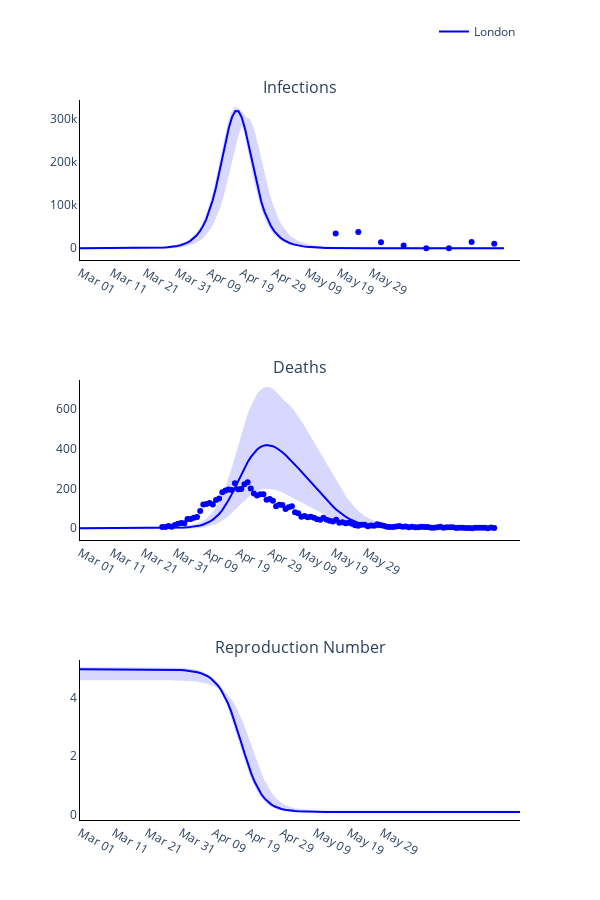

The notebook cell this image was saved under:
### Code cell
# Trace names - represent the solver used for the simulation
trace_name = regions
titles = ['Infections', 'Deaths', 'Reproduction Number']

fig = go.Figure()
fig = make_subplots(rows=len(titles), cols=1, subplot_titles=tuple(titles), horizontal_spacing = 0.15)

# Plot (bar chart cases each day)
for r, region in enumerate(regions):
    # Plot of infections
    fig.add_trace(
        go.Scatter(
            x=times,
            y=new_infec_mean[r].tolist(),
            mode='lines',
            name=trace_name[r],
            line_color=colours[r]
        ),
        row= 1,
        col= 1
    )

    fig.add_trace(
        go.Scatter(
            x=times + times[::-1],
            y=new_infec_upper[r].tolist() + new_infec_lower[r].tolist()[::-1],
            fill='toself',
            fillcolor=colours[r],
            line_color=colours[r],
            opacity=0.15,
            mode='lines',
            showlegend=False,
            name=trace_name[r]
        ),
        row= 1,
        col= 1
    )

    fig.add_trace(
        go.Scatter(
            x=serology_times,
            y=np.sum(np.multiply(np.nan_to_num(np.divide(positives_data[r], tests[r])), susceptibles[r]), axis=1).tolist(),
            mode='markers',
            name=trace_name[r],
            showlegend=False,
            line_color=colours[r]
        ),
        row= 1,
        col= 1
    )

    # Plot deaths
    fig.add_trace(
        go.Scatter(
            x=times,
            y=deaths_mean[r].tolist(),
            mode='lines',
            name=trace_name[r],
            showlegend=False,
            line_color=colours[r]
        ),
        row= 2,
        col= 1
    )

    fig.add_trace(
        go.Scatter(
            x=times + times[::-1],
            y=deaths_upper[r].tolist() + deaths_lower[r].tolist()[::-1],
            fill='toself',
            fillcolor=colours[r],
            line_color=colours[r],
            opacity=0.15,
            mode='lines',
            showlegend=False,
            name=trace_name[r]
        ),
        row= 2,
        col= 1
    )

    fig.add_trace(
        go.Scatter(
            x=deaths_times,
            y=np.sum(deaths_data[r], axis=1).tolist(),
            mode='markers',
            name=trace_name[r],
            showlegend=False,
            line_color=colours[r]
        ),
        row= 2,
        col= 1
    )

    # Plot reproduction number
    fig.add_trace(
        go.Scatter(
            x=times,
            y=reprod_num_mean[r].tolist(),
            mode='lines',
            name=trace_name[r],
            showlegend=False,
            line_color=colours[r]
        ),
        row= 3,
        col= 1
    )

    fig.add_trace(
        go.Scatter(
            x=times + times[::-1],
            y=reprod_num_upper[r].tolist() + reprod_num_lower[r].tolist()[::-1],
            fill='toself',
            fillcolor=colours[r],
            line_color=colours[r],
            opacity=0.15,
            mode='lines',
            showlegend=False,
            name=trace_name[r]
        ),
        row= 3,
        col= 1
    )

# Add axis labels
fig.update_layout(
    width=600, 
    height=900,
    plot_bgcolor='white',
    xaxis=dict(
        linecolor='black',
        tickvals=np.arange(1, 93, 10).tolist(),
        ticktext=['Mar 01', 'Mar 11', 'Mar 21', 'Mar 31', 'Apr 09', 'Apr 19', 'Apr 29', 'May 09', 'May 19', 'May 29']),
    yaxis=dict(linecolor='black'),
    xaxis2=dict(
        linecolor='black',
        tickvals=np.arange(1, 93, 10).tolist(),
        ticktext=['Mar 01', 'Mar 11', 'Mar 21', 'Mar 31', 'Apr 09', 'Apr 19', 'Apr 29', 'May 09', 'May 19', 'May 29']),
    yaxis2=dict(linecolor='black'),
    xaxis3=dict(
        linecolor='black',
        tickvals=np.arange(1, 93, 10).tolist(),
        ticktext=['Mar 01', 'Mar 11', 'Mar 21', 'Mar 31', 'Apr 09', 'Apr 19', 'Apr 29', 'May 09', 'May 19', 'May 29']),
    yaxis3=dict(linecolor='black'),
    legend=dict(
        orientation='h',
        yanchor="bottom",
        y=1.075,
        xanchor="right",
        x=1)
    )

fig.write_image('images/Figure-2.pdf')
fig.show()

### Figure 1 — Plotly figure (JSON) as saved in the notebook; plotly's stock layout.template omitted (floating-point values rounded to 4 significant figures; data arrays with more than 128 entries replaced by an {"elided": "..."} marker saying what was removed)
{"data": [{"line": {"color": "blue"}, "mode": "lines", "name": "London", "type": "scatter", "x": {"elided": "132 int values"}, "xaxis": "x", "y": {"elided": "132 float values"}, "yaxis": "y"}, {"fill": "toself", "fillcolor": "blue", "line": {"color": "blue"}, "mode": "lines", "name": "London", "opacity": 0.15, "showlegend": false, "type": "scatter", "x": {"elided": "264 int values"}, "xaxis": "x", "y": {"elided": "264 float values"}, "yaxis": "y"}, {"line": {"color": "blue"}, "mode": "markers", "name": "London", "showlegend": false, "type": "scatter", "x": [80, 87, 94, 101, 108, 115, 122, 129], "xaxis": "x", "y": [34280.0, 37810.0, 14030.0, 6488.0, 0, 0, 14490.0, 10470.0, 25420.0, 7174.0, 2969.0, 5686.0, 0, 0, 9227.0, 17420.0, 0, 29020.0, 42430.0, 39500.0, 12350.0, 44770.0, 91530.0, 72760.0, 78240.0, 0, 78430.0, 98950.0, 88020.0, 0, 228700.0, 207200.0, 196900.0, 56430.0, 42710.0, 49950.0, 41840.0, 18300.0, 10450.0, 14690.0, 54370.0, 8754.0, 5657.0, 11020.0, 0, 6481.0, 6192.0, 14890.0, 15740.0, 64310.0, 83840.0, 65670.0, 67960.0], "yaxis": "y"}, {"line": {"color": "blue"}, "mode": "lines", "name": "London", "showlegend": false, "type": "scatter", "x": {"elided": "132 int values"}, "xaxis": "x2", "y": {"elided": "132 float values"}, "yaxis": "y2"}, {"fill": "toself", "fillcolor": "blue", "line": {"color": "blue"}, "mode": "lines", "name": "London", "opacity": 0.15, "showlegend": false, "type": "scatter", "x": {"elided": "264 int values"}, "xaxis": "x2", "y": {"elided": "264 float values"}, "yaxis": "y2"}, {"line": {"color": "blue"}, "mode": "markers", "name": "London", "showlegend": false, "type": "scatter", "x": [27, 28, 29, 30, 31, 32, 33, 34, 35, 36, 37, 38, 39, 40, 41, 42, 43, 44, 45, 46, 47, 48, 49, 50, 51, 52, 53, 54, 55, 56, 57, 58, 59, 60, 61, 62, 63, 64, 65, 66, 67, 68, 69, 70, 71, 72, 73, 74, 75, 76, 77, 78, 79, 80, 81, 82, 83, 84, 85, 86, 87, 88, 89, 90, 91, 92, 93, 94, 95, 96, 97, 98, 99, 100, 101, 102, 103, 104, 105, 106, 107, 108, 109, 110, 111, 112, 113, 114, 115, 116, 117, 118, 119, 120, 121, 122, 123, 124, 125, 126, 127, 128, 129, 130, 131, 132], "xaxis": "x2", "y": {"elided": "471 int values"}, "yaxis": "y2"}, {"line": {"color": "blue"}, "mode": "lines", "name": "London", "showlegend": false, "type": "scatter", "x": {"elided": "132 int values"}, "xaxis": "x3", "y": {"elided": "132 float values"}, "yaxis": "y3"}, {"fill": "toself", "fillcolor": "blue", "line": {"color": "blue"}, "mode": "lines", "name": "London", "opacity": 0.15, "showlegend": false, "type": "scatter", "x": {"elided": "264 int values"}, "xaxis": "x3", "y": {"elided": "264 float values"}, "yaxis": "y3"}], "layout": {"annotations": [{"font": {"size": 16}, "showarrow": false, "text": "Infections", "x": 0.5, "xanchor": "center", "xref": "paper", "y": 1, "yanchor": "bottom", "yref": "paper"}, {"font": {"size": 16}, "showarrow": false, "text": "Deaths", "x": 0.5, "xanchor": "center", "xref": "paper", "y": 0.6111, "yanchor": "bottom", "yref": "paper"}, {"font": {"size": 16}, "showarrow": false, "text": "Reproduction Number", "x": 0.5, "xanchor": "center", "xref": "paper", "y": 0.2222, "yanchor": "bottom", "yref": "paper"}], "height": 900, "legend": {"orientation": "h", "x": 1, "xanchor": "right", "y": 1.075, "yanchor": "bottom"}, "plot_bgcolor": "white", "width": 600, "xaxis": {"anchor": "y", "domain": [0, 1], "linecolor": "black", "ticktext": ["Mar 01", "Mar 11", "Mar 21", "Mar 31", "Apr 09", "Apr 19", "Apr 29", "May 09", "May 19", "May 29"], "tickvals": [1, 11, 21, 31, 41, 51, 61, 71, 81, 91]}, "xaxis2": {"anchor": "y2", "domain": [0, 1], "linecolor": "black", "ticktext": ["Mar 01", "Mar 11", "Mar 21", "Mar 31", "Apr 09", "Apr 19", "Apr 29", "May 09", "May 19", "May 29"], "tickvals": [1, 11, 21, 31, 41, 51, 61, 71, 81, 91]}, "xaxis3": {"anchor": "y3", "domain": [0, 1], "linecolor": "black", "ticktext": ["Mar 01", "Mar 11", "Mar 21", "Mar 31", "Apr 09", "Apr 19", "Apr 29", "May 09", "May 19", "May 29"], "tickvals": [1, 11, 21, 31, 41, 51, 61, 71, 81, 91]}, "yaxis": {"anchor": "x", "domain": [0.7778, 1], "linecolor": "black"}, "yaxis2": {"anchor": "x2", "domain": [0.3889, 0.6111], "linecolor": "black"}, "yaxis3": {"anchor": "x3", "domain": [0, 0.2222], "linecolor": "black"}}}
